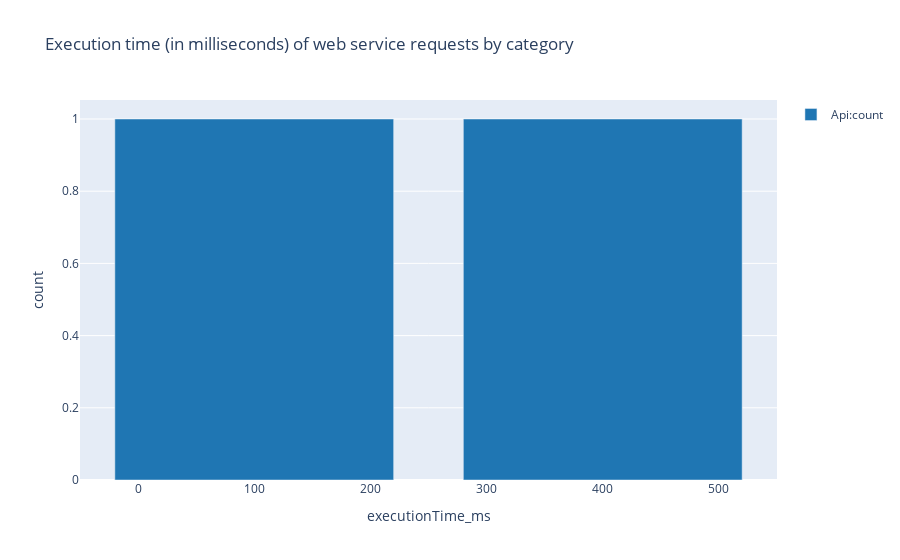

Here is the notebook cell this chart was saved with:
### Code cell
%%kql
let _aadTenantId = aadTenantId;
let _environmentName = environmentName;
traces
| where 1==1 
    and customDimensions.aadTenantId == _aadTenantId
    and customDimensions.environmentName == _environmentName
    and customDimensions.eventId == 'RT0008'
    and timestamp > ago(7d)
| extend category = tostring( customDimensions.category )
       , executionTimeInMS = toreal(totimespan(customDimensions.serverExecutionTime))/10000 //the datatype for executionTime is timespan 
| summarize count=count() by executionTime_ms = bin(executionTimeInMS, 100), category
| order by category, executionTime_ms asc
| render columnchart with  (ycolumns = count, series = category, title= 'Execution time (in milliseconds) of web service requests by category' )

### Figure 1 — Plotly figure (JSON) as saved in the notebook; plotly's stock layout.template omitted (floating-point values rounded to 4 significant figures)
{"data": [{"marker": {"color": "rgb(31, 118, 179)"}, "name": "Api:count", "orientation": "v", "type": "bar", "x": [100, 400], "y": [1, 1]}], "layout": {"showlegend": true, "title": {"text": "Execution time (in milliseconds) of web service requests by category"}, "xaxis": {"ticksuffix": "", "title": {"text": "executionTime_ms"}, "type": "linear"}, "yaxis": {"title": {"text": "count"}, "type": "linear"}}}
